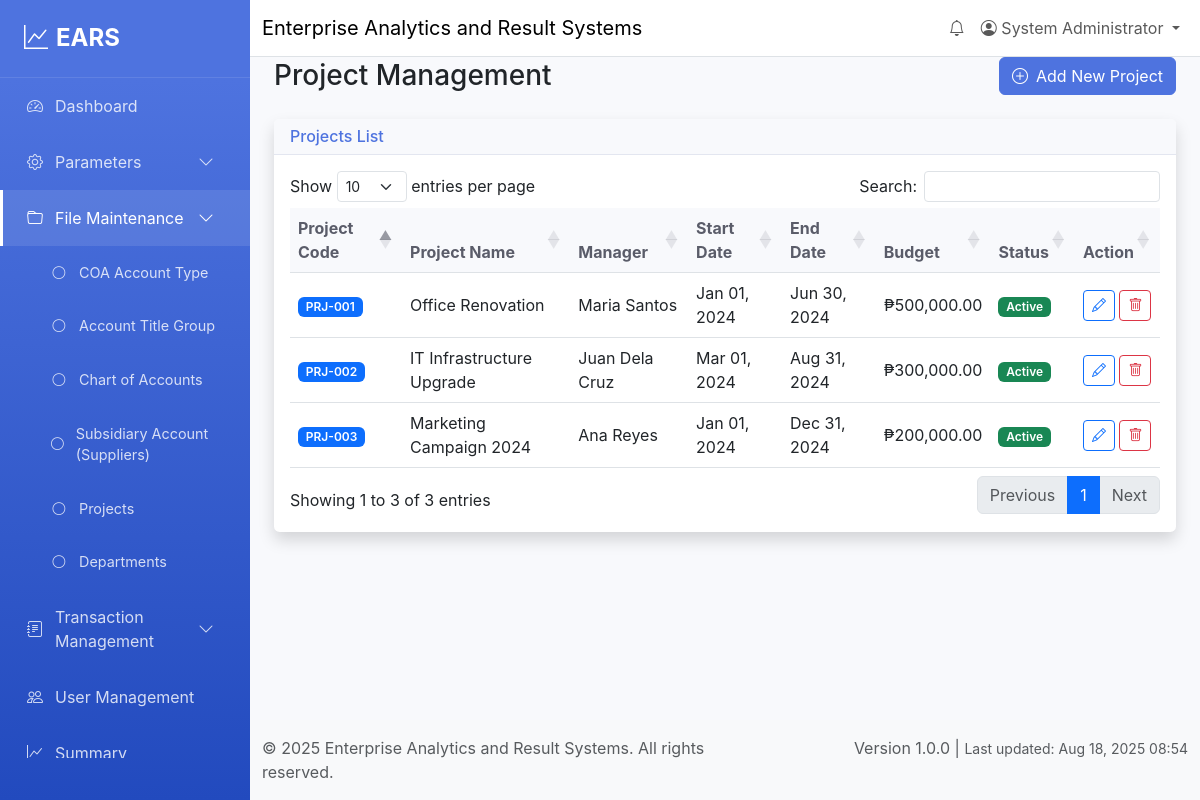
Screenshot of /file-maintenance/projects (signed in) with the database file from the repository.
### tables this page shows
CREATE TABLE projects (
    id INT AUTO_INCREMENT PRIMARY KEY,
    project_code VARCHAR(20) UNIQUE NOT NULL,
    project_name VARCHAR(200) NOT NULL,
    description TEXT,
    start_date DATE,
    end_date DATE,
    budget DECIMAL(15,2) DEFAULT 0.00,
    manager VARCHAR(100),
    status ENUM('active', 'inactive', 'completed', 'on_hold') DEFAULT 'active',
    created_by INT,
    updated_by INT,
    created_at TIMESTAMP DEFAULT CURRENT_TIMESTAMP,
    updated_at TIMESTAMP DEFAULT CURRENT_TIMESTAMP ON UPDATE CURRENT_TIMESTAMP,
    FOREIGN KEY (created_by) REFERENCES users(id),
    FOREIGN KEY (updated_by) REFERENCES users(id)
);

### views/file-maintenance/projects.php (the view, shortened to what the rows shown need)
<div class="container-fluid">
    <div class="row">
        <div class="col-12">
            <div class="d-flex justify-content-between align-items-center mb-4">
                <h1 class="h3 mb-0">Project Management</h1>
            </div>
        </div>
    </div>
    <div class="row">
        <div class="col-12">
            <div class="card shadow">
                <div class="card-body">
                    <div class="table-responsive">
                        <table class="table table-hover" id="projectsTable">
                            <thead>
                                <tr>
                                    <th>Project Code</th>
                                    <th>Project Name</th>
                                    <th>Manager</th>
                                    <th>Start Date</th>
                                    <th>End Date</th>
                                    <th>Budget</th>
                                    <th>Status</th>
                                    <th>Action</th>
                                </tr>
                            </thead>
                            <tbody>
                                <?php if (!empty($projects)): ?>
                                    <?php foreach ($projects as $project): ?>
                                        <tr>
                                            <td>
                                                <span class="badge bg-primary">
                                                    <?= htmlspecialchars($project['project_code']) ?>
                                                </span>
                                            </td>
                                            <td><?= htmlspecialchars($project['project_name']) ?></td>
                                            <td><?= htmlspecialchars($project['manager'] ?? '-') ?></td>
                                            <td><?= $project['start_date'] ? date('M d, Y', strtotime($project['start_date'])) : '-' ?></td>
                                            <td><?= $project['end_date'] ? date('M d, Y', strtotime($project['end_date'])) : '-' ?></td>
                                            <td class="text-end">₱<?= number_format($project['budget'], 2) ?></td>
                                            <td>
                                                <?php
                                                $statusClass = 'bg-secondary';
                                                switch ($project['status']) {
                                                    case 'active':
                                                        $statusClass = 'bg-success';
                                                        break;
                                                }
                                                ?>
                                                <span class="badge <?= $statusClass ?>">
                                                    <?= ucfirst(str_replace('_', ' ', $project['status'])) ?>
                                                </span>
                                            </td>
                                            <td>
                                                <button type="button" class="btn btn-sm btn-outline-primary" onclick="editProject(<?= $project['id'] ?>)">
                                                    <i class="bi bi-pencil"></i>
                                                </button>
                                                <button type="button" class="btn btn-sm btn-outline-danger" onclick="deleteProject(<?= $project['id'] ?>)">
                                                    <i class="bi bi-trash"></i>
                                                </button>
                                            </td>
                                        </tr>
                                    <?php endforeach; ?>
                                <?php else: ?>
                                    <tr>
                                        <td colspan="8" class="text-center text-muted">No projects found</td>
                                    </tr>
                                <?php endif; ?>
                            </tbody>
                        </table>
                    </div>
                </div>
            </div>
        </div>
    </div>
</div>

### rows the page displays
projects: project_code "PRJ-001", project_name "Office Renovation", manager "Maria Santos", start_date "Jan 01, 2024", end_date "Jun 30, 2024", budget "500,000.00", status "Active"
projects: project_code "PRJ-002", project_name "IT Infrastructure Upgrade", manager "Juan Dela Cruz", start_date "Mar 01, 2024", end_date "Aug 31, 2024", budget "300,000.00", status "Active"
projects: project_code "PRJ-003", project_name "Marketing Campaign 2024", manager "Ana Reyes", start_date "Jan 01, 2024", end_date "Dec 31, 2024", budget "200,000.00", status "Active"

### other values shown
APP_NAME "Enterprise Analytics and Result Systems"
$user['full_name'] "System Administrator"
APP_VERSION "1.0.0"
